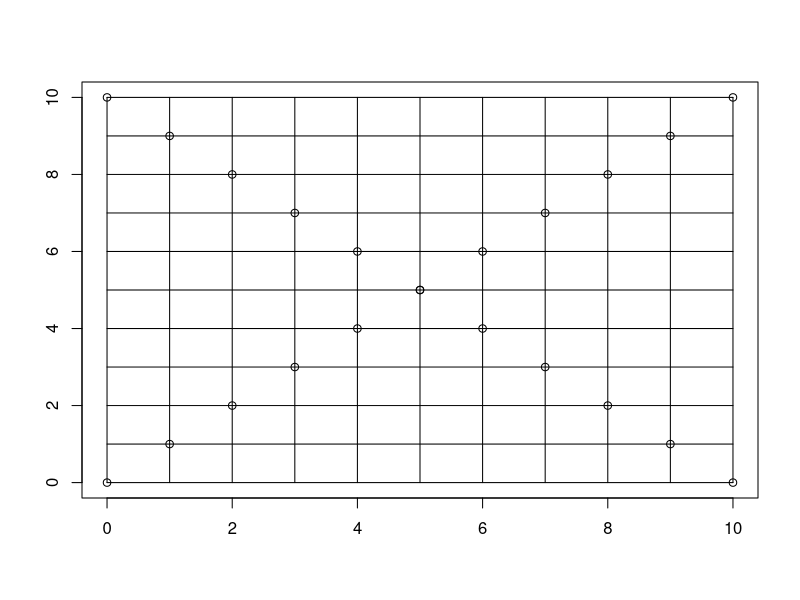

Here is the R script that generated this plot:
## ---- chunk 1
# Create a df storing the verses
song.df <- vector("character", 11)

# for loop that 1) iterates from 10 to the last verse 2) print 10 to 8 monkeys to console
for (i in 10:0) {
  
  #Iterate all monkey verses into the song dataframe
  if (i > 1){
    song.df[11-i] <- paste (i, 'little monkeys jumping on the bed, One fell down and
                            bumped his head,Mama called the doctor and the doctor
                            said,"No more monkeys jumping on the bed!"')
    } else if (i == 1) {
      song.df [11-i] <- c('1 little monkey jumping on the bed, He fell down and bumped
                          his head, Mama called the doctor and the doctor said,"No
                          more monkeys jumping on the bed!"')
      } else {
        song.df [11-i] <- c('No little monkeys jumping on the bed,None fell down an
                            bumped their heads,Papa called the doctor and the doctor
                            said,"Put those monkeys right to bed!"')
        }
  
  #Only print out 10 to 8 monkeys verse
  if (i >= 8) {
    cat (i, 'little monkeys jumping on the bed,\nOne fell down and bumped his head,\nMama called the doctor and the doctor said,\n"No more monkeys jumping on the bed!"\n\n')
    } 
}
## ---- chunk 2
animal.song <- function (animal = "monkey", number = 10){
  animal.plur = paste (animal, "s", sep = "")
  
  # Warning message for numeric entry
  if (is.numeric(number) == FALSE) {
    print ("Please enter a numeric number for the amount of animals")
  } else if (number <3) {
    print ("Please enter a number larger than 3")
  } else {
 
  # Create empty vector for later printing
  song.df <- vector ("character", number)
  
  # Looping for different iterations
  for (i in number:0) {
    if (i > 1){
      song.df[number-i+1] <-paste (i, 'little', animal.plur, 'jumping on the bed,\nOne fell down and bumped his head,\nMama called the doctor and the doctor said,\n"No more', animal.plur, 'jumping on the bed!"\n\n')
      } else if (i == 1) {
        song.df[number-i+1] <-  paste('1 little', animal, 'jumping on the bed,\nHe fell down and bumped his head,\nMama called the doctor and the doctor said,\n"No more', animal.plur,'jumping on the bed!"\n\n')
        } else {
          song.df[number-i+1] <- paste('No little',animal.plur, 'jumping on the bed,\nNone fell down and bumped their heads,\nPapa called the doctor and the doctor said,\n"Put those',animal.plur,'right to bed!"\n\n\n')
        }
    }
  cat (song.df)
  }
  
}
## ---- chunk 3
animal.song ()
## ---- chunk 4
animal.song("Piglet", 3)
## ---- chunk 5
animal.song ("Cats", TRUE)
## ---- chunk 6
animal.song.gen <- function (animal = "monkey", number = 10, activity = "jumping", parent.prob = 0.5){
  # Modify animal plurality
  animal.plur = paste (animal, "s", sep = "")
  # Address mama papa probability 
  parent.vector = rbinom (number+1, 1, parent.prob)
  parent.vector <- gsub (1, "Mama", parent.vector)
  parent.vector <- gsub (0, "Papa", parent.vector)

  # Address incorrect input warning signs
  
  if (is.numeric(number) == FALSE) {
    print ("Please enter a numeric number for the amount of animals")
  } else {
  # Create empty vector for later printing
  song.df <- vector ("character", number)
  
  # Looping for different iterations
  for (i in number:0) {
    if (i > 1){
      song.df[number-i+1] <-paste (i, 'little', animal.plur, activity,  'on the bed,\nOne fell down and bumped his head,\n', parent.vector[number-i+1], 'called the doctor and the doctor said,\n"No more', animal.plur, activity, 'on the bed!"\n\n')
      } else if (i == 1) {
        song.df[number-i+1] <-  paste('1 little', animal, activity, 'on the bed,\nHe fell down and bumped his head,\n', parent.vector[number-i+1], 'called the doctor and the doctor said,\n"No more', animal.plur,activity, 'on the bed!"\n\n')
        } else {
          song.df[number-i+1] <- paste('No little',animal.plur, activity, 'on the bed,\nNone fell down and bumped their heads,\n', parent.vector[number-i+1], 'called the doctor and the doctor said,\n"Put those',animal.plur,'right to bed!"\n\n\n')
        }
    }
  cat (song.df)
  }
  
}

## ---- chunk 7
animal.song.gen("kangaroo", 3, "dancing", 0.5)
## ---- chunk 8
plot(1, type="n", xlab="", ylab="", xlim = c(0, 10), ylim = c(0, 10))
for (i in seq (0,10)) {
  lines(x = c(0, 10), y = c(i,i))
  lines (x = c(i, i), y = c(0, 10))
}
for (i in seq (0, 10)) {
  points (x = i, y = i)
  points (x = i, y = 10-i)
}

## ---- chunk 9
plot.draw <- function (size = 10, horizontal_line = TRUE, vertical_line = TRUE, points_on_diagonal = TRUE ) {
  plot(1, type="n", xlab="", ylab="", xlim = c(0, size), ylim = c(0, size))
  if (horizontal_line){
    for (i in seq (0,size)) {
    lines(x = c(0, size), y = c(i,i))
    }
  }  
  if (vertical_line) {
    for (i in seq (0,size)) {
    lines(x = c(i, i), y = c(0,size))
    }
  }  
  if (points_on_diagonal) {
    for (i in seq (0, size)) {
  points (x = i, y = i)
  points (x = i, y = size-i)
}
}
}


#plot.draw ()
#plot.draw (5, TRUE, TRUE, FALSE)
